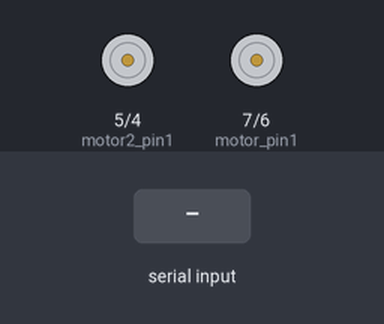
The sketch below on a simulated Arduino Uno, built with avr-gcc and run on an emulated ATmega328P. On the bench: motor-driver pin pairs drawn as motors (green arrow = first pin HIGH = forward, orange = second pin HIGH = backward, longer = more drive). Inputs (shaded band) come from the test bench.

Above: at 1.2 s.
1.3 s: "w" received over Serial
At 1.4 s:
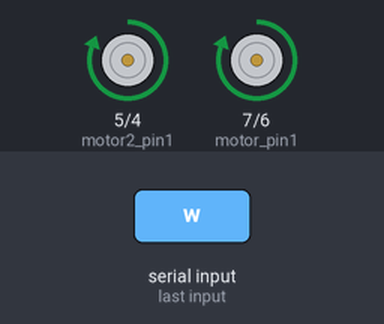
3.0 s: "s" received over Serial
At 3.1 s:
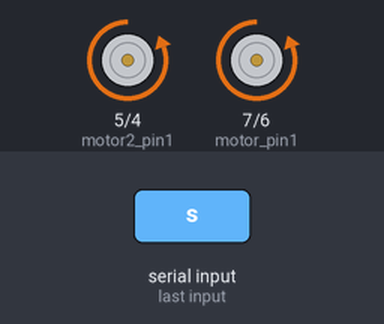
4.7 s: "a" received over Serial
At 4.8 s:
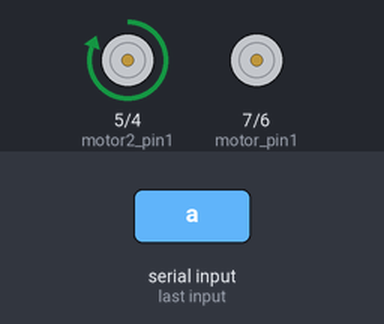
6.4 s: "d" received over Serial
At 6.5 s:
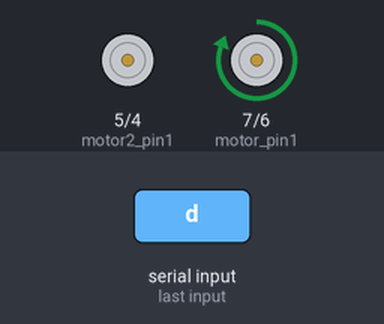
Timing chart, 0 to 9.1 s (numbered marks = the images above; inputs shaded):
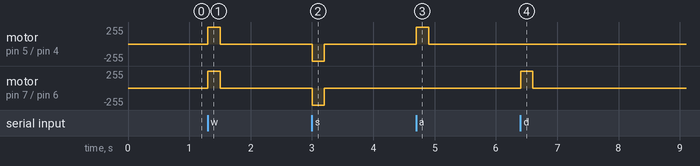

Measured:
- after the input at 1.3 s, motor on pin 5 (motor2_pin1) / pin 4 (motor2_pin2), motor on pin 7 (motor_pin1) / pin 6 (motor_pin2): stopped → forward 255/255 at once, → stopped 0.20 s later
- after the input at 3.0 s, motor on pin 5 (motor2_pin1) / pin 4 (motor2_pin2), motor on pin 7 (motor_pin1) / pin 6 (motor_pin2): stopped → backward 255/255 at once, → stopped 0.20 s later
- after the input at 4.7 s, motor on pin 5 (motor2_pin1) / pin 4 (motor2_pin2): stopped → forward 255/255 at once, → stopped 0.20 s later
- after the input at 6.4 s, motor on pin 7 (motor_pin1) / pin 6 (motor_pin2): stopped → forward 255/255 at once, → stopped 0.20 s later

The sketch:

most_recent.ino
```cpp
int motor_pin1  = 7;
int motor_pin2  = 6;
int motor2_pin1 = 5;
int motor2_pin2 = 4;

char cmd = 'x';
unsigned long lastCommandTime = 0;
const int TIMEOUT = 200;

void stopMotors() {
  digitalWrite(motor_pin1,  LOW);
  digitalWrite(motor_pin2,  LOW);
  digitalWrite(motor2_pin1, LOW);
  digitalWrite(motor2_pin2, LOW);
}

void setup() {
  Serial.begin(9600);
  pinMode(motor_pin1,  OUTPUT);
  pinMode(motor_pin2,  OUTPUT);
  pinMode(motor2_pin1, OUTPUT);
  pinMode(motor2_pin2, OUTPUT);
  stopMotors();
}

void loop() {
  if (Serial.available()) {
    cmd = Serial.read();
    lastCommandTime = millis();
  }

  if (millis() - lastCommandTime > TIMEOUT) {
    stopMotors();
    return;
  }

  switch (cmd) {
    case 'w':
      digitalWrite(motor_pin1,  HIGH); digitalWrite(motor_pin2,  LOW);
      digitalWrite(motor2_pin1, HIGH); digitalWrite(motor2_pin2, LOW);
      break;
    case 's':
      digitalWrite(motor_pin1,  LOW);  digitalWrite(motor_pin2,  HIGH);
      digitalWrite(motor2_pin1, LOW);  digitalWrite(motor2_pin2, HIGH);
      break;
    case 'a':
      digitalWrite(motor_pin1,  LOW);  digitalWrite(motor_pin2,  LOW);
      digitalWrite(motor2_pin1, HIGH); digitalWrite(motor2_pin2, LOW);
      break;
    case 'd':
      digitalWrite(motor_pin1,  HIGH); digitalWrite(motor_pin2,  LOW);
      digitalWrite(motor2_pin1, LOW);  digitalWrite(motor2_pin2, LOW);
      break;
    default:
      stopMotors();
      break;
  }
}
```
